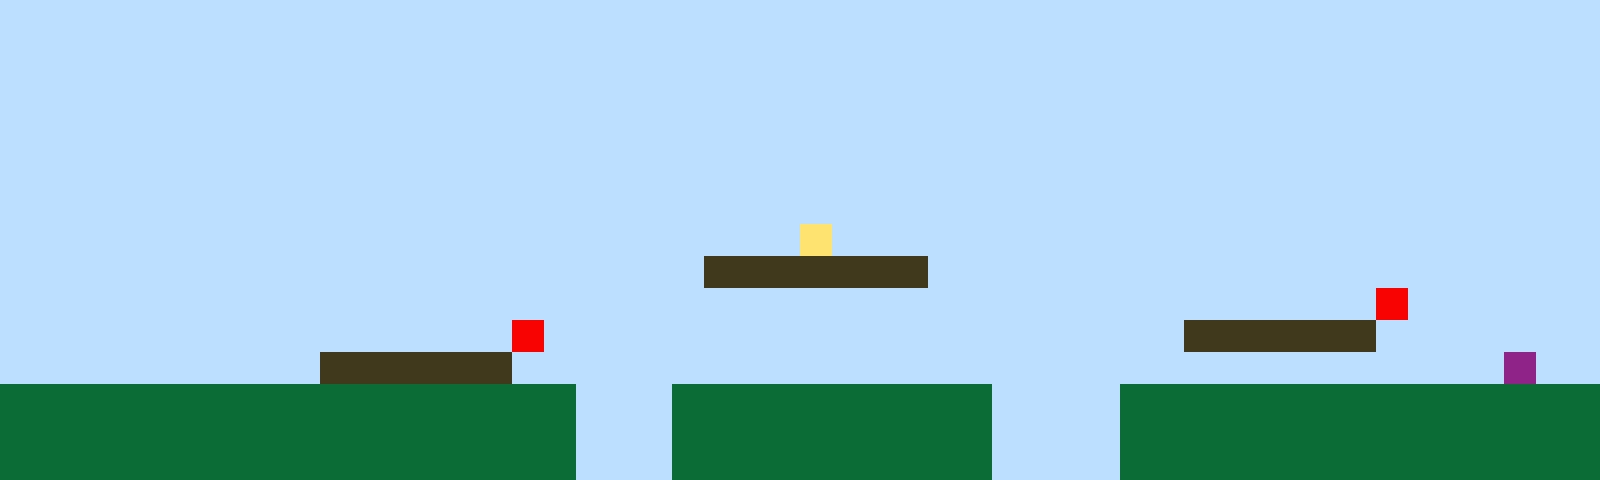

The image is a tile-based game level rendered from a .tmx file. Its description and complete source (layers, tilesets, objects, tile grids) follow:
An orthogonal 50x15 tile map with 32x32 px tiles, 1 tile layer (Tile Layer 1).

<map version="1.10" tiledversion="1.11.2" orientation="orthogonal" renderorder="right-up" width="50" height="15" tilewidth="32" tileheight="32" infinite="0" nextlayerid="2" nextobjectid="1"><editorsettings><export target="map1.csv" format="csv" /></editorsettings><tileset firstgid="1" name="sprites" tilewidth="32" tileheight="32" tilecount="6" columns="3"><image source="sprites.png" width="96" height="64" /></tileset><layer id="1" name="Tile Layer 1" width="50" height="15"><data encoding="csv">1,1,1,1,1,1,1,1,1,1,1,1,1,1,1,1,1,1,1,1,1,1,1,1,1,1,1,1,1,1,1,1,1,1,1,1,1,1,1,1,1,1,1,1,1,1,1,1,1,1,1,1,1,1,1,1,1,1,1,1,1,1,1,1,1,1,1,1,1,1,1,1,1,1,1,1,1,1,1,1,1,1,1,1,1,1,1,1,1,1,1,1,1,1,1,1,1,1,1,1,1,1,1,1,1,1,1,1,1,1,1,1,1,1,1,1,1,1,1,1,1,1,1,1,1,1,1,1,1,1,1,1,1,1,1,1,1,1,1,1,1,1,1,1,1,1,1,1,1,1,1,1,1,1,1,1,1,1,1,1,1,1,1,1,1,1,1,1,1,1,1,1,1,1,1,1,1,1,1,1,1,1,1,1,1,1,1,1,1,1,1,1,1,1,1,1,1,1,1,1,1,1,1,1,1,1,1,1,1,1,1,1,1,1,1,1,1,1,1,1,1,1,1,1,1,1,1,1,1,1,1,1,1,1,1,1,1,1,1,1,1,1,1,1,1,1,1,1,1,1,1,1,1,1,1,1,1,1,1,1,1,1,1,1,1,1,1,1,1,1,1,1,1,1,1,1,1,1,1,1,1,1,1,1,1,1,1,1,1,1,1,1,1,1,1,1,1,1,1,1,1,1,1,1,1,1,1,1,1,1,1,1,1,1,1,1,1,1,1,1,1,1,1,1,1,1,1,1,1,1,1,1,1,1,1,1,1,1,1,1,1,1,1,1,1,1,1,1,1,1,1,1,1,1,1,1,1,1,1,1,1,1,1,1,1,1,1,1,1,1,1,1,1,1,1,4,1,1,1,1,1,1,1,1,1,1,1,1,1,1,1,1,1,1,1,1,1,1,1,1,1,1,1,1,1,1,1,1,1,1,1,1,1,1,1,1,1,1,1,1,1,1,3,3,3,3,3,3,3,1,1,1,1,1,1,1,1,1,1,1,1,1,1,1,1,1,1,1,1,1,1,1,1,1,1,1,1,1,1,1,1,1,1,1,1,1,1,1,1,1,1,1,1,1,1,1,1,1,1,1,1,1,1,1,1,1,1,1,1,1,1,1,1,5,1,1,1,1,1,1,1,1,1,1,1,1,1,1,1,1,1,1,1,1,1,1,5,1,1,1,1,1,1,1,1,1,1,1,1,1,1,1,1,1,1,1,1,3,3,3,3,3,3,1,1,1,1,1,1,1,1,1,1,1,1,1,1,1,1,1,3,3,3,3,3,3,1,1,1,1,1,1,1,1,1,1,1,1,1,1,1,1,1,1,1,1,1,1,1,1,1,1,1,1,1,1,1,6,1,1,2,2,2,2,2,2,2,2,2,2,2,2,2,2,2,2,2,2,1,1,1,2,2,2,2,2,2,2,2,2,2,1,1,1,1,2,2,2,2,2,2,2,2,2,2,2,2,2,2,2,2,2,2,2,2,2,2,2,2,2,2,2,2,2,2,2,2,2,1,1,1,2,2,2,2,2,2,2,2,2,2,1,1,1,1,2,2,2,2,2,2,2,2,2,2,2,2,2,2,2,2,2,2,2,2,2,2,2,2,2,2,2,2,2,2,2,2,2,1,1,1,2,2,2,2,2,2,2,2,2,2,1,1,1,1,2,2,2,2,2,2,2,2,2,2,2,2,2,2,2</data></layer></map>
